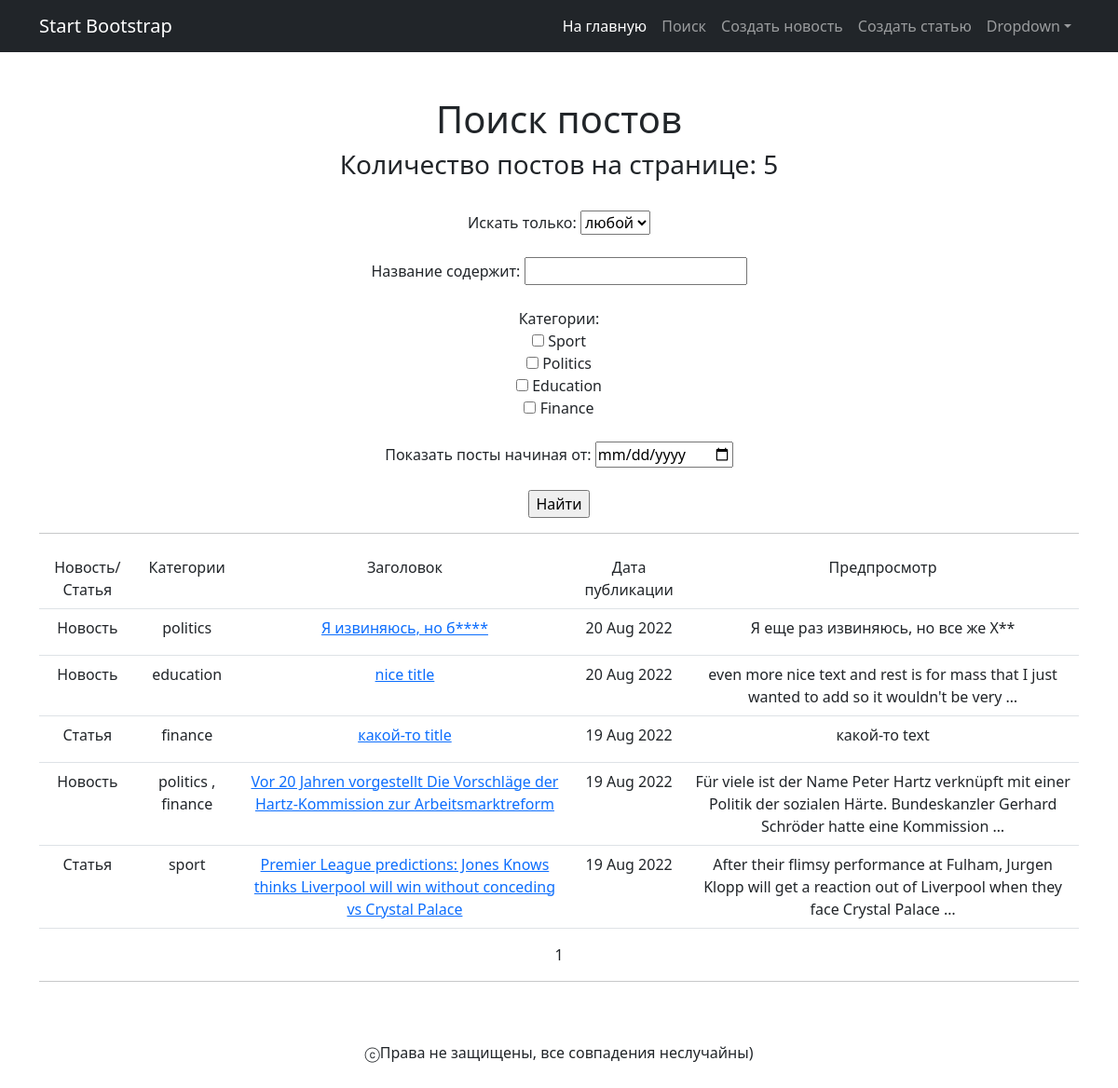
Page /news/search/ on the earlier database version.
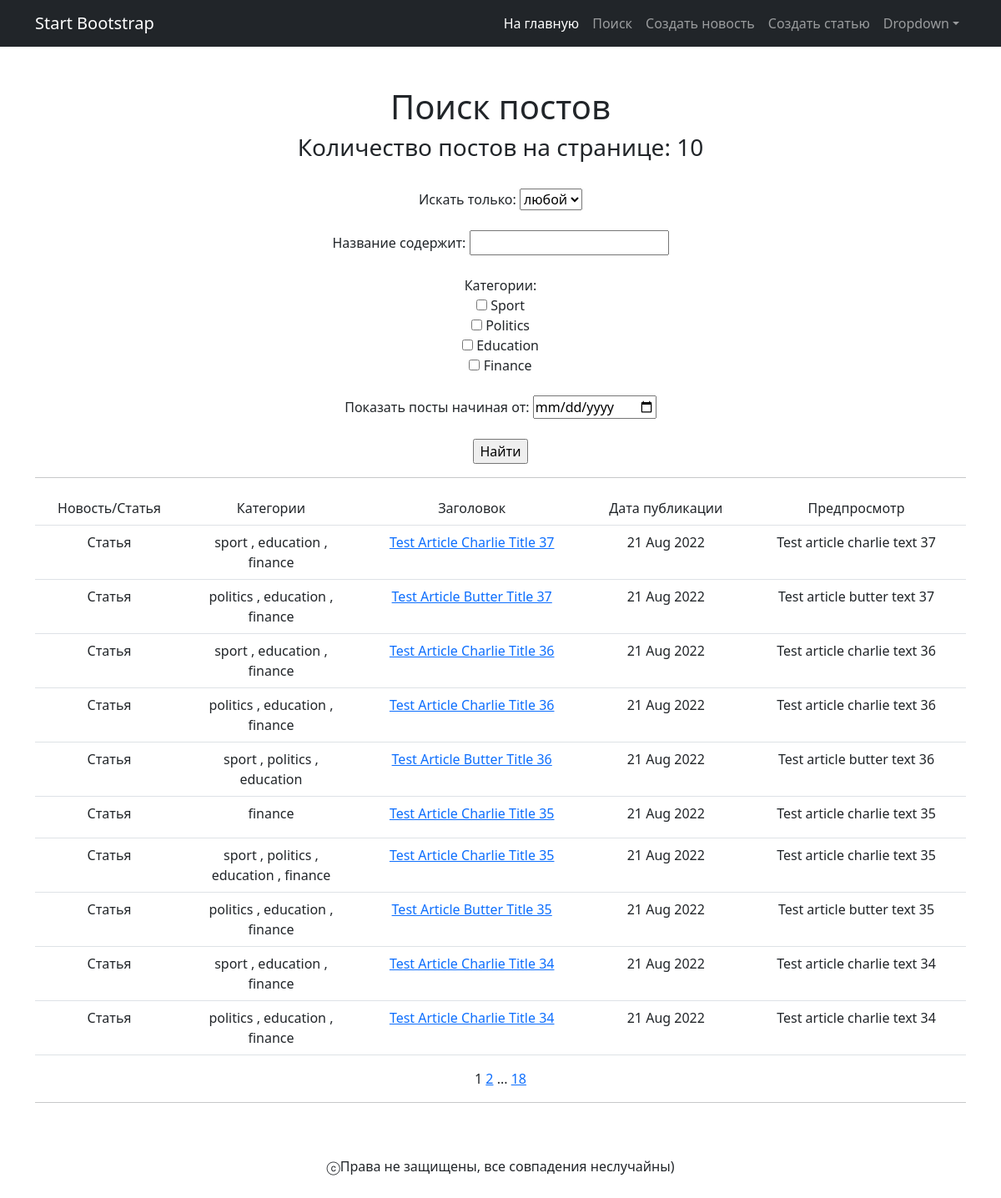
Same page on the later database version.
### news/models.py (models this page shows, shortened)
class Post(models.Model):                   # table of news and articles
    author = models.ForeignKey(Author, on_delete=models.CASCADE)
    type = models.CharField(max_length=1, choices=POST_TYPES, default='A')
    time_in = models.DateTimeField(auto_now_add=True)
    title = models.CharField(max_length=255)
    text = models.TextField()
    rating = models.IntegerField(default=0)
    categories = models.ManyToManyField(Category, through='PostCategory')

class Category(models.Model):               # table of categories
    name = models.CharField(max_length=30, unique=True)
    def __str__(self):
        return self.name.title()

### news/views.py (the view)
# urls.py: path('search/', PostsSearch.as_view(), name='posts_search'),
class PostsSearch(ListView):                    # responsible for posts list with filters output
    model = Post
    ordering = '-time_in'
    template_name = 'posts_search.html'
    context_object_name = 'posts_search'
    paginate_by = 10
    def get_queryset(self):                     # redefine function to get posts list
        queryset = super().get_queryset()       # get standart queryset
        self.filterset = PostsFilter(self.request.GET, queryset)
        return self.filterset.qs                # return extended queryset
    def get_context_data(self, **kwargs):       # add filtration object to context and return extended context
        context = super().get_context_data(**kwargs)
        context['filterset'] = self.filterset
        return context

### news/templatetags/custom_filters.py (called while the page is built)
@register.filter()
def censor(string):                                             # modify string aka censor above words
    try:
        for word in CURSE_WORDS:
            if word in string.lower():
                string = re.sub(f'{word}|{word.capitalize()}',
                                lambda match: match.group()[:1] + "*" * len(match.group()[1:]),
                                string)
    except AttributeError as e:
        print(e)
    return string

### news/templatetags/custom_tags.py (called while the page is built)
@register.simple_tag(takes_context=True)
def url_replace(context, **kwargs):
    d = context['request'].GET.copy()
    for k, v in kwargs.items():
        d[k] = v
    return d.urlencode()

### templates/posts_search.html (shortened to what this page needs)
{% extends 'flatpages/default.html' %}
{% load custom_filters %}
{% load custom_tags %}
{% block content %}
    <h1>Поиск постов</h1>
    <h3> Количество постов на странице: {{ posts_search|length }} </h3>
    <br>
    <form action="" method="get" align="center">
        Искать только: {{ filterset.form.type }}
        <br>
        <br>
        Название содержит: {{ filterset.form.title__icontains }}
        <br>
        <br>
        <div>
            {{ filterset.form.category.label }}: {{ filterset.form.category }}
        </div>
        <br>
        {{ filterset.form.time_in__gt.label }}: {{ filterset.form.time_in__gt }}
        <br>
        <br>
        <input type="submit" value="Найти" />
    </form>
    <hr>
    {% if posts_search %}
        <table class="table">
            <tr>
                <td>Новость/Статья</td>
                <td>Категории</td>
                <td>Заголовок</td>
                <td>Дата публикации</td>
                <td>Предпросмотр</td>
            </tr>
            {% for post in posts_search %}
                <tr style="height:50px">
                    {% if post.type == 'N' %}
                        <td>Новость</td>
                    {% elif post.type == 'A' %}
                        <td>Статья</td>
                    {% endif %}
                <td>
                {% for category in post.categories.all %}
                {{ category.name }}
                    {% if forloop.counter != post.categories.all|length %}
                        ,
                        {% if not forloop.counter0|divisibleby:2 %}
                            <br>
                        {% endif %}
                    {% endif %}
                {% endfor %}
                </td>
                <td><a href='../{{ post.pk }}'>{{ post.title|censor }}</a></td>
                <td>{{ post.time_in|date:'d M Y' }}</td>
                <td>{{ post.text|truncatewords:20|censor }}</td>
            </tr>
            {% endfor %}
        </table>
    {% else %}
        <h2>Пока никаких новостей</h2>
    {% endif %}
    {{ page_obj.number }}
    {% if page_obj.has_next %}
        <a href="?{% url_replace page=page_obj.next_page_number %}">{{ page_obj.next_page_number }}</a>
        {% if paginator.num_pages != page_obj.next_page_number %}
            ...
            <a href="?{% url_replace page=page_obj.paginator.num_pages %}">{{ page_obj.paginator.num_pages }}</a>
        {% endif %}
    {% endif %}
<hr>
{% endblock content %}

### templates/flatpages/default.html (shortened to what this page needs)
<!DOCTYPE html>
<html lang="en">
    <head>
        {% load static %}
        <link href="{% static 'css/styles.css' %}" rel="stylesheet" />
    </head>
    <body>
        <nav class="navbar navbar-expand-lg navbar-dark bg-dark">
            <div class="container">
                <a class="navbar-brand" href="#">Start Bootstrap</a>
                <div class="collapse navbar-collapse" id="navbarSupportedContent">
                    <ul class="navbar-nav ms-auto mb-2 mb-lg-0">
                        <li class="nav-item"><a class="nav-link active" aria-current="page" href="/news">На главную</a></li>
                        <li class="nav-item"><a class="nav-link" href="/news/search">Поиск</a></li>
                        <li class="nav-item"><a class="nav-link" href="/news/create">Создать новость</a></li>
                        <li class="nav-item"><a class="nav-link" href="/articles/create">Создать статью</a></li>
                        <li class="nav-item dropdown">
                            <a class="nav-link dropdown-toggle" id="navbarDropdown" href="#" role="button" data-bs-toggle="dropdown" aria-expanded="false">Dropdown</a>
                        </li>
                    </ul>
                </div>
            </div>
        </nav>
        <div class="container">
            <div class="text-center mt-5">
                {% block content %}
                {% endblock content %}
            </div>
        </div>
        <br>
        <br>
        <div align="center">ⓒПрава не защищены, все совпадения неслучайны)</div>
        <br>
        <br>
    </body>
</html>

Differences in the rows shown:
no longer on this page (row unchanged): Post: type "Новость", title|censor "Я извиняюсь, но б****", time_in "20 Aug 2022", text|censor "Я еще раз извиняюсь, но все же Х**", Category (name "politics")
no longer on this page (row unchanged): Post: type "Новость", title|censor "nice title", time_in "20 Aug 2022", text|censor "even more nice text and rest is for mass that I just wanted to add so it wouldn't be very …", Category (name "education")
no longer on this page (row unchanged): Post: type "Статья", title|censor "какой-то title", time_in "19 Aug 2022", text|censor "какой-то text", Category (name "finance")
no longer on this page (row unchanged): Post: type "Новость", title|censor "Vor 20 Jahren vorgestellt Die Vorschläge der Hartz-Kommission zur Arbeitsmarktreform", time_in "19 Aug 2022", text|censor "Für viele ist der Name Peter Hartz verknüpft mit einer Politik der sozialen Härte. Bundeskanzler Gerhard Schröder hatte eine Kommission …", Category (name "politics"), Category (name "finance")
no longer on this page (row unchanged): Post: type "Статья", title|censor "Premier League predictions: Jones Knows thinks Liverpool will win without conceding vs Crystal Palace", time_in "19 Aug 2022", text|censor "After their flimsy performance at Fulham, Jurgen Klopp will get a reaction out of Liverpool when they face Crystal Palace …", Category (name "sport")
added Post: type "Статья", title|censor "Test Article Charlie Title 37", time_in "21 Aug 2022", text|censor "Test article charlie text 37", Category (name "sport"), Category (name "education"), Category (name "finance")
added Post: type "Статья", title|censor "Test Article Butter Title 37", time_in "21 Aug 2022", text|censor "Test article butter text 37", Category (name "politics"), Category (name "education"), Category (name "finance")
added Post: type "Статья", title|censor "Test Article Charlie Title 36", time_in "21 Aug 2022", text|censor "Test article charlie text 36", Category (name "sport"), Category (name "education"), Category (name "finance")
added Post: type "Статья", title|censor "Test Article Charlie Title 36", time_in "21 Aug 2022", text|censor "Test article charlie text 36", Category (name "politics"), Category (name "education"), Category (name "finance")
added Post: type "Статья", title|censor "Test Article Butter Title 36", time_in "21 Aug 2022", text|censor "Test article butter text 36", Category (name "sport"), Category (name "politics"), Category (name "education")
added Post: type "Статья", title|censor "Test Article Charlie Title 35", time_in "21 Aug 2022", text|censor "Test article charlie text 35", Category (name "finance")
added Post: type "Статья", title|censor "Test Article Charlie Title 35", time_in "21 Aug 2022", text|censor "Test article charlie text 35", Category (name "sport"), Category (name "politics"), Category (name "education"), Category (name "finance")
added Post: type "Статья", title|censor "Test Article Butter Title 35", time_in "21 Aug 2022", text|censor "Test article butter text 35", Category (name "politics"), Category (name "education"), Category (name "finance")
added Post: type "Статья", title|censor "Test Article Charlie Title 34", time_in "21 Aug 2022", text|censor "Test article charlie text 34", Category (name "sport"), Category (name "education"), Category (name "finance")
added Post: type "Статья", title|censor "Test Article Charlie Title 34", time_in "21 Aug 2022", text|censor "Test article charlie text 34", Category (name "politics"), Category (name "education"), Category (name "finance")
Other differences:
{{ posts_search|length }}: "5" → "10"
{{ page_obj.next_page_number }}: (not shown) → "2"
{{ page_obj.paginator.num_pages }}: (not shown) → "18"
